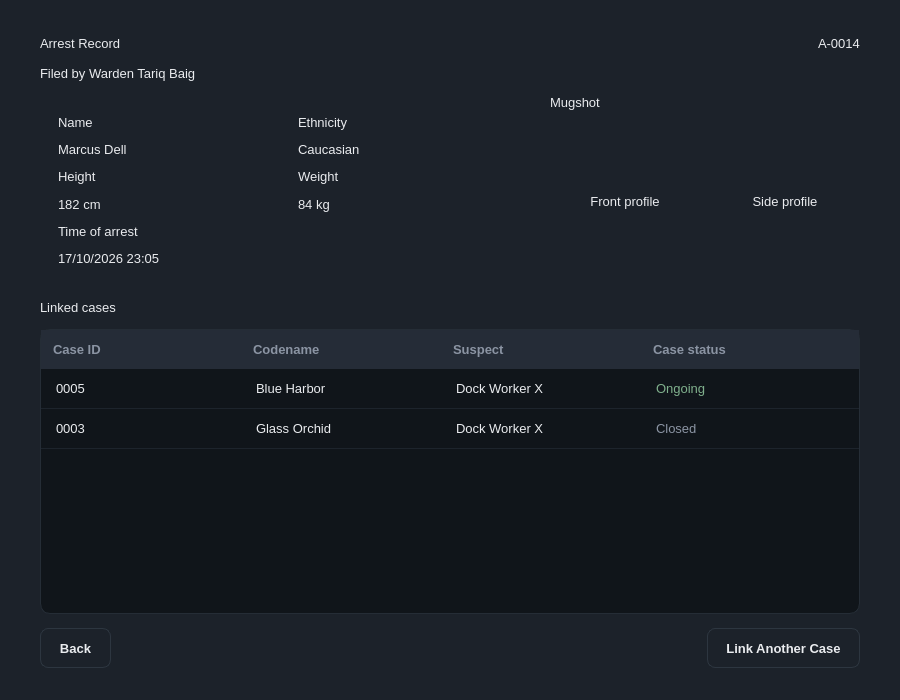
<?xml version="1.0" encoding="UTF-8"?>
<ui version="4.0">
 <class>MainWindow</class>
 <widget class="QMainWindow" name="MainWindow">
  <property name="geometry"><rect><x>0</x><y>0</y><width>900</width><height>700</height></rect></property>
  <property name="windowTitle"><string>MainWindow</string></property>
  <property name="styleSheet"><string notr="true">/* Asche Yiu Police Department - dark / gold theme
   Shared by every .ui file. Widgets pick a style through the dynamic
   property  variant  (Qt Designer: Property Editor &gt; Dynamic Properties). */

QMainWindow, QDialog, QWidget#centralwidget { background: #1c222a; }
QWidget { color: #eaecef; font-family: "Inter", "SF Pro Text", "Segoe UI", "Helvetica Neue", sans-serif; font-size: 13px; }
QLabel { background: transparent; }
QCheckBox { background: transparent; spacing: 8px; }

/* ---- typography ---- */
QLabel[variant="title"]     { font-size: 20px; font-weight: 700; color: #eaecef; }
QLabel[variant="subtitle"]  { font-size: 13px; color: #8b94a3; }
QLabel[variant="field"]     { color: #8b94a3; }
QLabel[variant="section"]   { color: #eaecef; font-size: 14px; font-weight: 600; }
QLabel[variant="cardTitle"] { font-size: 16px; font-weight: 700; color: #eaecef; }
QLabel[variant="value"]     { font-size: 14px; font-weight: 600; color: #eaecef; }
QLabel[variant="hint"]      { color: #8b94a3; font-size: 12px; }
QLabel[variant="stat"]      { color: #c3a459; font-size: 22px; font-weight: 700; }
QFrame[variant="accent"]    { background: #c3a459; border: none; border-radius: 1px; }

/* ---- badges / icons ---- */
QLabel[variant="badgeGold"]  { background: rgba(195,164,89,40);  color: #c3a459; border-radius: 10px; padding: 3px 10px; font-size: 11px; font-weight: 700; }
QLabel[variant="badgeGreen"] { background: rgba(111,159,125,40); color: #7fb08c; border-radius: 10px; padding: 3px 10px; font-size: 11px; font-weight: 700; }
QLabel[variant="badgeRed"]   { background: rgba(184,105,95,45);  color: #cf7d72; border-radius: 10px; padding: 3px 10px; font-size: 11px; font-weight: 700; }
QLabel[variant="badgeMuted"] { background: rgba(139,148,163,35); color: #aab2bf; border-radius: 10px; padding: 3px 10px; font-size: 11px; font-weight: 700; }
QLabel[variant="avatar"]     { background: #c3a459; color: #10151a; border-radius: 24px; font-size: 16px; font-weight: 700; }
QLabel[variant="iconGold"]   { background: rgba(195,164,89,40);  color: #c3a459; border-radius: 30px; font-size: 26px; font-weight: 700; }
QLabel[variant="iconRed"]    { background: rgba(184,105,95,45);  color: #cf7d72; border-radius: 30px; font-size: 26px; font-weight: 700; }

/* ---- containers ---- */
QFrame[variant="card"]      { background: #252c37; border: 1px solid #2d3640; border-radius: 12px; }
QFrame[variant="notice"]    { background: rgba(195,164,89,26);  border: 1px solid rgba(195,164,89,90);  border-radius: 8px; }
QFrame[variant="noticeRed"] { background: rgba(184,105,95,30);  border: 1px solid rgba(184,105,95,100); border-radius: 8px; }
QFrame[variant="dropzone"]  { background: #10151a; border: 1px dashed #3a4552; border-radius: 10px; }
QFrame[variant="card"] QLabel, QFrame[variant="notice"] QLabel, QFrame[variant="noticeRed"] QLabel, QFrame[variant="dropzone"] QLabel { border: none; }

/* ---- inputs ---- */
QLineEdit, QTextEdit, QPlainTextEdit, QDateTimeEdit, QSpinBox, QDoubleSpinBox, QComboBox {
    background: #10151a; border: 1px solid #2d3640; border-radius: 8px; padding: 8px 10px; min-height: 20px;
    selection-background-color: #c3a459; selection-color: #10151a; }
QLineEdit:focus, QTextEdit:focus, QPlainTextEdit:focus, QDateTimeEdit:focus, QSpinBox:focus, QDoubleSpinBox:focus, QComboBox:focus { border: 1px solid #c3a459; }
QLineEdit[readOnly="true"], QPlainTextEdit[readOnly="true"], QTextEdit[readOnly="true"] { background: #161c22; color: #eaecef; }
QComboBox QAbstractItemView { background: #10151a; border: 1px solid #2d3640; selection-background-color: #2b3440; selection-color: #eaecef; outline: 0; }

/* ---- buttons ---- */
QPushButton { background: #1c222a; border: 1px solid #2d3640; border-radius: 8px; padding: 9px 18px; min-height: 20px; font-weight: 600; color: #eaecef; }
QPushButton:hover { background: #232b35; border-color: #3a4552; }
QPushButton:pressed { background: #10151a; }
QPushButton:disabled { color: #5b6573; border-color: #252d36; }
QPushButton[variant="primary"] { background: #c3a459; border: 1px solid #c3a459; color: #10151a; font-weight: 700; }
QPushButton[variant="primary"]:hover { background: #cfb26a; border-color: #cfb26a; }
QPushButton[variant="primary"]:pressed { background: #b39549; }
QPushButton[variant="primary"]:disabled { background: #4a4332; border-color: #4a4332; color: #8a8168; }
QPushButton[variant="accept"] { background: #273235; border: 1px solid #34483f; color: #7fb08c; font-weight: 700; }
QPushButton[variant="accept"]:hover { background: #2c3a3d; }
QPushButton[variant="reject"] { background: #2f2b31; border: 1px solid #4a3638; color: #cf7d72; font-weight: 700; }
QPushButton[variant="reject"]:hover { background: #352e34; }
QPushButton[variant="tile"] { background: #252c37; border: 1px solid #2d3640; border-radius: 12px; padding: 16px 20px; text-align: left; font-size: 14px; font-weight: 500; }
QPushButton[variant="tile"]:hover { border-color: #c3a459; background: #29313d; }

/* ---- lists / tables ---- */
QListWidget, QTableWidget, QTreeWidget { background: #10151a; border: 1px solid #252d36; border-radius: 10px; outline: 0; gridline-color: transparent; alternate-background-color: #131920; }
QListWidget::item { padding: 10px 12px; border-bottom: 1px solid #1d242c; }
QListWidget::item:selected, QTableWidget::item:selected { background: #232b35; color: #eaecef; }
QListWidget::item:hover, QTableWidget::item:hover { background: #1a2129; }
QTableWidget::item { padding: 8px 12px; border-bottom: 1px solid #1d242c; }
QHeaderView { background: #252c37; border: none; border-top-left-radius: 10px; border-top-right-radius: 10px; }
QHeaderView::section { background: #252c37; color: #8b94a3; font-weight: 600; border: none; padding: 10px 12px; }
QTableCornerButton::section { background: #252c37; border: none; }
QTableView::indicator, QListView::indicator, QCheckBox::indicator { width: 16px; height: 16px; border: 1px solid #3a4552; border-radius: 4px; background: #10151a; }
QTableView::indicator:checked, QListView::indicator:checked, QCheckBox::indicator:checked { background: #c3a459; border-color: #c3a459; }

/* ---- tabs ---- */
QTabWidget::pane { border: none; top: 8px; }
QTabBar::tab { background: transparent; color: #8b94a3; padding: 8px 16px; margin-right: 4px; border: none; border-bottom: 2px solid #2d3640; font-weight: 600; }
QTabBar::tab:selected { color: #eaecef; border-bottom: 2px solid #c3a459; }
QTabBar::tab:hover:!selected { color: #c9ced6; }

/* ---- scrollbars ---- */
QScrollBar:vertical { background: transparent; width: 10px; margin: 2px; }
QScrollBar::handle:vertical { background: #2d3640; border-radius: 3px; min-height: 24px; }
QScrollBar:horizontal { background: transparent; height: 10px; margin: 2px; }
QScrollBar::handle:horizontal { background: #2d3640; border-radius: 3px; min-width: 24px; }
QScrollBar::add-line, QScrollBar::sub-line { width: 0; height: 0; }
QScrollBar::add-page, QScrollBar::sub-page { background: transparent; }

/* spin boxes: keep typing area clean, arrows via keyboard / wheel */
QSpinBox::up-button, QSpinBox::down-button, QDoubleSpinBox::up-button, QDoubleSpinBox::down-button { width: 0; border: none; }
</string></property>
  <widget class="QWidget" name="centralwidget"><layout class="QVBoxLayout" name="layout_202"><property name="leftMargin"><number>40</number></property><property name="topMargin"><number>36</number></property><property name="rightMargin"><number>40</number></property><property name="bottomMargin"><number>32</number></property><property name="spacing"><number>14</number></property><item><layout class="QHBoxLayout" name="layout_184"><property name="leftMargin"><number>0</number></property><property name="topMargin"><number>0</number></property><property name="rightMargin"><number>0</number></property><property name="bottomMargin"><number>0</number></property><item><layout class="QVBoxLayout" name="layout_182"><property name="leftMargin"><number>0</number></property><property name="topMargin"><number>0</number></property><property name="rightMargin"><number>0</number></property><property name="bottomMargin"><number>0</number></property><property name="spacing"><number>6</number></property><item><widget class="QLabel" name="lblTitle"><property name="variant" stdset="0"><string>title</string></property><property name="text"><string>Arrest Record</string></property></widget></item><item><widget class="QFrame" name="qframe_180"><property name="variant" stdset="0"><string>accent</string></property><property name="minimumSize"><size><width>32</width><height>3</height></size></property><property name="maximumSize"><size><width>32</width><height>3</height></size></property></widget></item><item><widget class="QLabel" name="qlabel_181"><property name="variant" stdset="0"><string>subtitle</string></property><property name="text"><string>Filed by Warden Tariq Baig</string></property></widget></item></layout></item><item><spacer name="spacer_183"><property name="orientation"><enum>Qt::Horizontal</enum></property><property name="sizeHint" stdset="0"><size><width>20</width><height>20</height></size></property></spacer></item><item alignment="Qt::AlignTop"><widget class="QLabel" name="lblArrestId"><property name="variant" stdset="0"><string>badgeGold</string></property><property name="text"><string>A-0014</string></property></widget></item></layout></item><item><layout class="QHBoxLayout" name="layout_198" stretch="1,0"><property name="leftMargin"><number>0</number></property><property name="topMargin"><number>0</number></property><property name="rightMargin"><number>0</number></property><property name="bottomMargin"><number>0</number></property><property name="spacing"><number>18</number></property><item><widget class="QFrame" name="frameInfo"><property name="variant" stdset="0"><string>card</string></property><property name="minimumSize"><size><width>0</width><height>0</height></size></property><layout class="QGridLayout" name="grid_190"><property name="leftMargin"><number>18</number></property><property name="topMargin"><number>16</number></property><property name="rightMargin"><number>18</number></property><property name="bottomMargin"><number>16</number></property><property name="horizontalSpacing"><number>24</number></property><property name="verticalSpacing"><number>4</number></property><item row="0" column="0" rowspan="1" colspan="1"><widget class="QLabel" name="qlabel_185"><property name="variant" stdset="0"><string>field</string></property><property name="text"><string>Name</string></property></widget></item><item row="1" column="0" rowspan="1" colspan="1"><widget class="QLabel" name="lblName"><property name="variant" stdset="0"><string>value</string></property><property name="text"><string>Marcus Dell</string></property></widget></item><item row="0" column="1" rowspan="1" colspan="1"><widget class="QLabel" name="qlabel_186"><property name="variant" stdset="0"><string>field</string></property><property name="text"><string>Ethnicity</string></property></widget></item><item row="1" column="1" rowspan="1" colspan="1"><widget class="QLabel" name="lblEthnicity"><property name="variant" stdset="0"><string>value</string></property><property name="text"><string>Caucasian</string></property></widget></item><item row="2" column="0" rowspan="1" colspan="1"><widget class="QLabel" name="qlabel_187"><property name="variant" stdset="0"><string>field</string></property><property name="text"><string>Height</string></property></widget></item><item row="3" column="0" rowspan="1" colspan="1"><widget class="QLabel" name="lblHeight"><property name="variant" stdset="0"><string>value</string></property><property name="text"><string>182 cm</string></property></widget></item><item row="2" column="1" rowspan="1" colspan="1"><widget class="QLabel" name="qlabel_188"><property name="variant" stdset="0"><string>field</string></property><property name="text"><string>Weight</string></property></widget></item><item row="3" column="1" rowspan="1" colspan="1"><widget class="QLabel" name="lblWeight"><property name="variant" stdset="0"><string>value</string></property><property name="text"><string>84 kg</string></property></widget></item><item row="4" column="0" rowspan="1" colspan="2"><widget class="QLabel" name="qlabel_189"><property name="variant" stdset="0"><string>field</string></property><property name="text"><string>Time of arrest</string></property></widget></item><item row="5" column="0" rowspan="1" colspan="2"><widget class="QLabel" name="lblArrestTime"><property name="variant" stdset="0"><string>value</string></property><property name="text"><string>17/10/2026 23:05</string></property></widget></item></layout></widget></item><item><layout class="QVBoxLayout" name="layout_197"><property name="leftMargin"><number>0</number></property><property name="topMargin"><number>0</number></property><property name="rightMargin"><number>0</number></property><property name="bottomMargin"><number>0</number></property><property name="spacing"><number>6</number></property><item><widget class="QLabel" name="qlabel_191"><property name="variant" stdset="0"><string>field</string></property><property name="text"><string>Mugshot</string></property></widget></item><item><layout class="QHBoxLayout" name="layout_196"><property name="leftMargin"><number>0</number></property><property name="topMargin"><number>0</number></property><property name="rightMargin"><number>0</number></property><property name="bottomMargin"><number>0</number></property><property name="spacing"><number>10</number></property><item><widget class="QFrame" name="frmFront"><property name="variant" stdset="0"><string>dropzone</string></property><property name="minimumSize"><size><width>150</width><height>170</height></size></property><layout class="QVBoxLayout" name="layout_193"><property name="leftMargin"><number>0</number></property><property name="topMargin"><number>0</number></property><property name="rightMargin"><number>0</number></property><property name="bottomMargin"><number>0</number></property><item><widget class="QLabel" name="qlabel_192"><property name="variant" stdset="0"><string>hint</string></property><property name="text"><string>Front profile</string></property><property name="alignment"><set>Qt::AlignCenter</set></property></widget></item></layout></widget></item><item><widget class="QFrame" name="frmSide"><property name="variant" stdset="0"><string>dropzone</string></property><property name="minimumSize"><size><width>150</width><height>170</height></size></property><layout class="QVBoxLayout" name="layout_195"><property name="leftMargin"><number>0</number></property><property name="topMargin"><number>0</number></property><property name="rightMargin"><number>0</number></property><property name="bottomMargin"><number>0</number></property><item><widget class="QLabel" name="qlabel_194"><property name="variant" stdset="0"><string>hint</string></property><property name="text"><string>Side profile</string></property><property name="alignment"><set>Qt::AlignCenter</set></property></widget></item></layout></widget></item></layout></item></layout></item></layout></item><item><widget class="QLabel" name="qlabel_199"><property name="variant" stdset="0"><string>section</string></property><property name="text"><string>Linked cases</string></property></widget></item><item><widget class="QTableWidget" name="tblLinkedCases"><property name="rowCount"><number>2</number></property><property name="columnCount"><number>4</number></property><property name="editTriggers"><enum>QAbstractItemView::NoEditTriggers</enum></property><property name="selectionBehavior"><enum>QAbstractItemView::SelectRows</enum></property><property name="selectionMode"><enum>QAbstractItemView::SingleSelection</enum></property><property name="showGrid"><bool>false</bool></property><property name="horizontalScrollBarPolicy"><enum>Qt::ScrollBarAlwaysOff</enum></property><property name="minimumSize"><size><width>0</width><height>140</height></size></property><attribute name="horizontalHeaderDefaultSectionSize"><number>200</number></attribute><attribute name="horizontalHeaderStretchLastSection"><bool>true</bool></attribute><attribute name="verticalHeaderVisible"><bool>false</bool></attribute><attribute name="verticalHeaderDefaultSectionSize"><number>40</number></attribute><column><property name="text"><string>Case ID</string></property><property name="textAlignment"><set>Qt::AlignLeading|Qt::AlignVCenter</set></property></column><column><property name="text"><string>Codename</string></property><property name="textAlignment"><set>Qt::AlignLeading|Qt::AlignVCenter</set></property></column><column><property name="text"><string>Suspect</string></property><property name="textAlignment"><set>Qt::AlignLeading|Qt::AlignVCenter</set></property></column><column><property name="text"><string>Case status</string></property><property name="textAlignment"><set>Qt::AlignLeading|Qt::AlignVCenter</set></property></column><item row="0" column="0"><property name="text"><string>0005</string></property></item><item row="0" column="1"><property name="text"><string>Blue Harbor</string></property></item><item row="0" column="2"><property name="text"><string>Dock Worker X</string></property></item><item row="0" column="3"><property name="text"><string>Ongoing</string></property><property name="foreground"><brush brushstyle="SolidPattern"><color alpha="255"><red>127</red><green>176</green><blue>140</blue></color></brush></property></item><item row="1" column="0"><property name="text"><string>0003</string></property></item><item row="1" column="1"><property name="text"><string>Glass Orchid</string></property></item><item row="1" column="2"><property name="text"><string>Dock Worker X</string></property></item><item row="1" column="3"><property name="text"><string>Closed</string></property><property name="foreground"><brush brushstyle="SolidPattern"><color alpha="255"><red>139</red><green>148</green><blue>163</blue></color></brush></property></item></widget></item><item><layout class="QHBoxLayout" name="layout_201"><property name="leftMargin"><number>0</number></property><property name="topMargin"><number>0</number></property><property name="rightMargin"><number>0</number></property><property name="bottomMargin"><number>0</number></property><property name="spacing"><number>10</number></property><item><widget class="QPushButton" name="btnBack"><property name="text"><string>Back</string></property></widget></item><item><spacer name="spacer_200"><property name="orientation"><enum>Qt::Horizontal</enum></property><property name="sizeHint" stdset="0"><size><width>20</width><height>20</height></size></property></spacer></item><item><widget class="QPushButton" name="btnLinkCase"><property name="variant" stdset="0"><string>primary</string></property><property name="text"><string>Link Another Case</string></property></widget></item></layout></item></layout></widget>
 </widget>
 <resources/>
 <connections/>
</ui>
